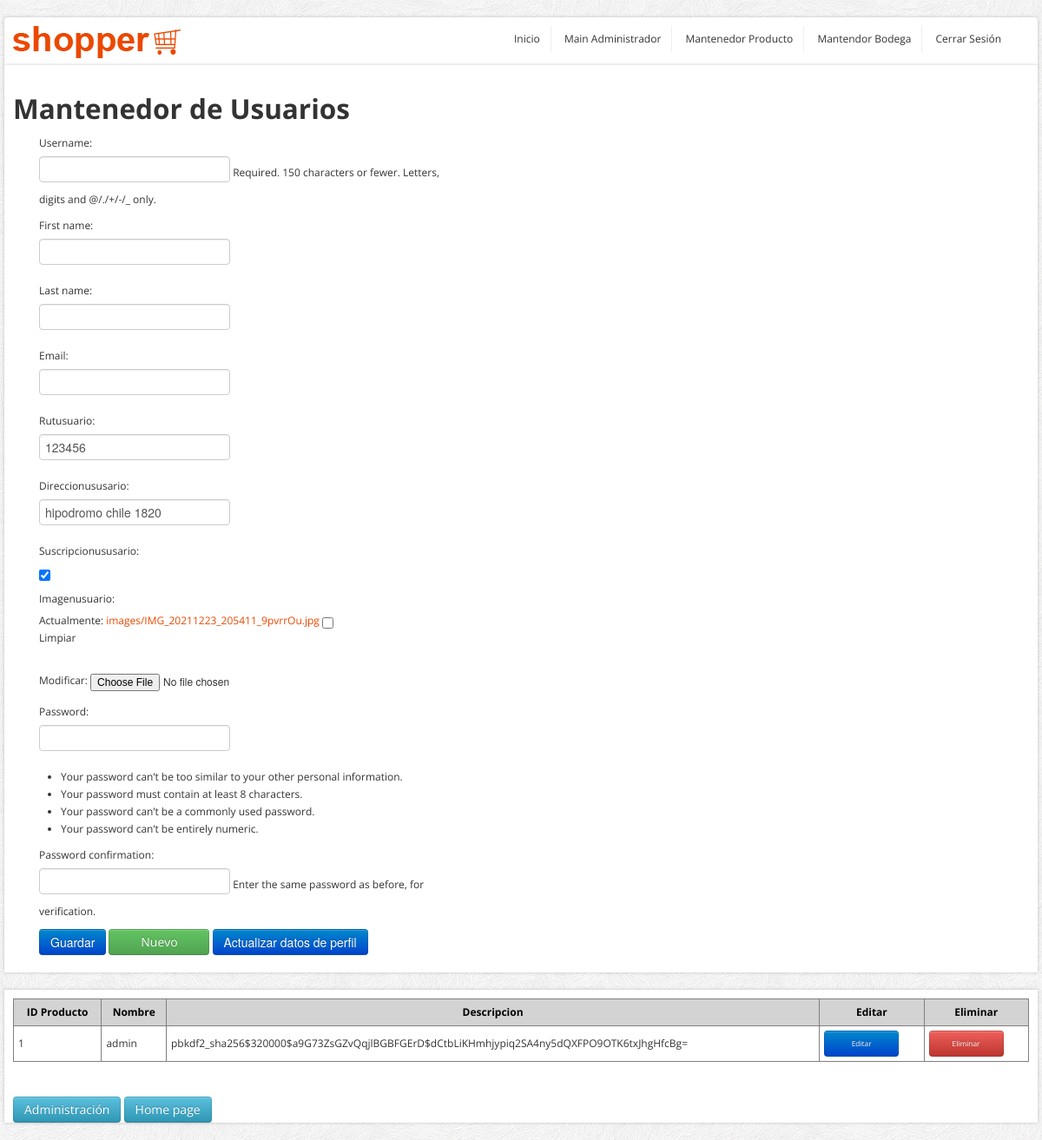
Page /maestro_usuario/upd/1 (signed in) on the earlier database version.
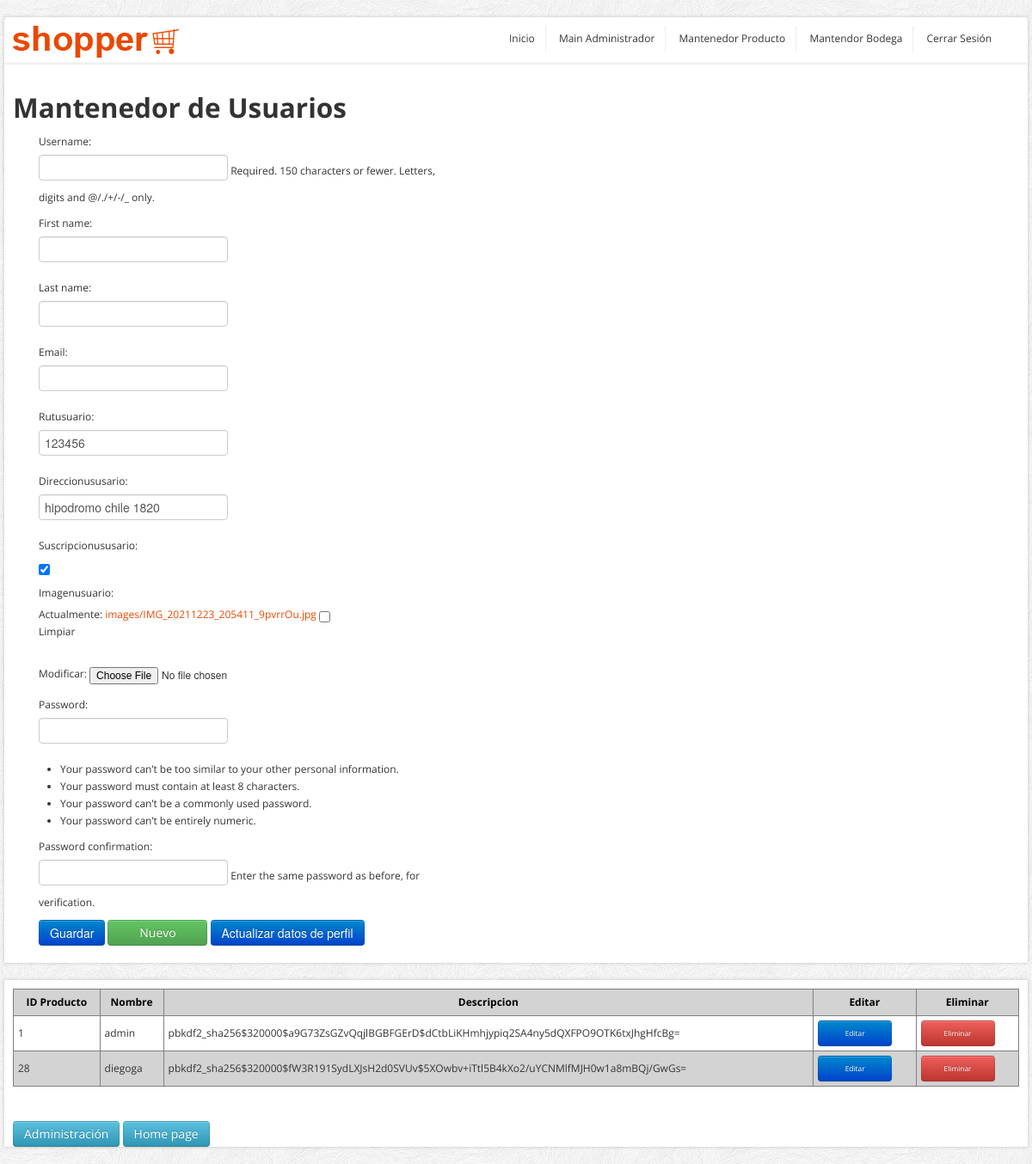
Same page on the later database version.
### core/models.py (models this page shows, shortened)
class PerfilUsuario(models.Model):
    user = models.OneToOneField(User, blank=False, null=False, on_delete=models.CASCADE)
    rutUsuario = models.CharField(max_length=15, unique=True)
    direccionUsusario = models.CharField(max_length=300, blank=False, null=False, verbose_name="Direccion Usuario")
    suscripcionUsusario = models.BooleanField(default=False,blank=False, null=False, verbose_name="Suscriptor")
    imagenUsuario = models.ImageField(upload_to="images/", default="sinfoto.jpg", null=False, blank=False, verbose_name="Imagen Usuario")

### core/views.py (the view, shortened to what this page needs)
# urls.py: path('maestro_usuario/<action>/<id>', maestro_usuario, name="maestro_usuario"),
def maestro_usuario(request,action, id):
    if not (request.user.is_authenticated and request.user.is_staff):
        return redirect(home)
    data = {"mesg": "", "form": Usuarios, "action": action, "id": id}
    if action == 'ins':
        if request.method == "POST":
            form = MantUsuarioForm(request.POST, request.FILES)
            if form.is_valid:
                try:
                    form.save()
                    data["mesg"] = "¡El Usuario fue creado correctamente!"
                except:
                    data["mesg"] = "¡No se puede crear dos Usuarios con el mismo ID!"
    elif action == 'upd':
        objeto = PerfilUsuario.objects.get(id=id)
        if request.method == "POST":
            form = Usuarios(data=request.POST, files=request.FILES, instance=objeto)
            if form.is_valid:
                form.save()
                data["mesg"] = "¡El Producto fue actualizado correctamente!"
        data["form"] = Usuarios(instance=objeto)
    data["list"] = PerfilUsuario.objects.all().order_by('user_id')
    return render(request, "core/maestro_usuario.html", data)

### core/forms.py
class Usuarios(UserCreationForm):
    first_name = forms.CharField(max_length=150, required=True)
    last_name = forms.CharField(max_length=150, required=True)
    email = forms.CharField(required=True)
    rutUsuario = forms.CharField(required=True)
    direccionUsusario = forms.CharField(required=True)
    suscripcionUsusario = forms.BooleanField(required=False)
    imagenUsuario = forms.ImageField(required=False)
    class Meta:
        model = User
        fields = [
                'username',
                'first_name',
                'last_name',
                'email',
                'rutUsuario',
                'direccionUsusario',
                'suscripcionUsusario',
                'imagenUsuario',
            ]

### core/templates/core/maestro_usuario.html (shortened to what this page needs)
{% load static %}
<!DOCTYPE html>
<html lang="en">
	<head>
		<link href="../../static/core/css/bootstrap/css/bootstrap.min.css" rel="stylesheet">
		<link href="../../static/core/css/bootstrap/css/bootstrap-responsive.min.css" rel="stylesheet">
		<link href="../../static/core/css/themes/css/bootstrappage.css" rel="stylesheet"/>
		<link href="../../static/core/css/themes/css/flexslider.css" rel="stylesheet"/>
		<link href="../../static/core/css/themes/css/main.css" rel="stylesheet"/>
		<link href="{% static 'core/css/forms.css'%}" rel="stylesheet">
	</head>
    <body>
		<div id="top-bar" class="container">
			<div class="row container-fluid">
					<ul class="user-menu">
						<div class="pull-left">
							<a href="index.html" class="logo pull-left"><img src="../../static/core/css/themes/images/logo.png" class="site_logo" alt=""></a>
						</div>
						<div class="pull-right">
							<li><a href="{% url 'home' %}">Inicio</a></li>
							<li><a href="{% url 'mainAdministrador' %}">Main Administrador</a></li>
							<li><a href="{% url 'maestro_producto' 'ins' -1 %}">Mantenedor Producto</a></li>
							<li><a href="{% url 'maestro_bodega' 'ins' -1 %}">Mantendor Bodega</a></li>
							<li><a href="{% url 'cerrar_sesion' %}">Cerrar Sesión</a></li>
						</div>
					</ul>
			</div>
		</div>
		<div id="wrapper" class="container">
			<section class="main-content">
			    <br>
				<h2><span>Mantenedor de Usuarios</span></h2>
                <div class="span5">
					{% if form %}
					<form method="POST" action="" enctype="multipart/form-data" id="formulario">
						<div class="form-group">
							{% csrf_token %} {{ form.as_p }}
						</div>
						<input type="submit" class="btn btn-primary btnwidth" id="id_guardar" value="Guardar">
						<a class="btn btn-success btnwidth" href="{% url 'maestro_usuario' 'upd' id %}">Nuevo</a>
						<button class="btn btn-primary" type="submit">Actualizar datos de perfil</button>
					</form>
					{% endif %}
				</div>
			</section>
		</div>
		<div id="wrapper" class="container">
			<section class="main-content">
				<table id="tabla_datos">
				<thead>
					<tr>
						<th>ID Producto</th>
						<th>Nombre</th>
						<th>Descripcion</th>
						<th class="titulo_boton">Editar</th>
						<th class="titulo_boton">Eliminar</th>
					</tr>
				</thead>
					<tbody>
						{% for pro in list %}
						<tr>
							<td>{{ pro.user.id }}</td>
							<td>{{ pro.user.username }}</td>
							<td>{{ pro.user.password}}</td>
							<td><a href="{% url 'maestro_usuario' 'upd' pro.user.id %}"
								class="btn btn-primary btn-sm boton_chico">Editar</a></td>
							<td><a href="{% url 'maestro_usuario' 'upd' pro.user.id %}"
								class="btn btn-danger btn-sm boton_chico">Eliminar</a></td>
						</tr>
						{% endfor %}
					</tbody>
					</table>
				<br>
				<a href="http://127.0.0.1:8000/admin" class="btn btn-info btn-sm">Administración</a>
				<a href="{% url 'home' %}" class="btn btn-info btn-sm">Home page</a>
			</section>
		</div>
    </body>
</html>

Differences in the rows shown:
added PerfilUsuario: user.id "28", user.username "diegoga", user.password "pbkdf2_sha256$320000$fW3R191SydLXJsH2d0SVUv$5XOwbv+iTtl5B4kXo2/uYCNMlfMJH0w1a8mBQj/GwGs="
